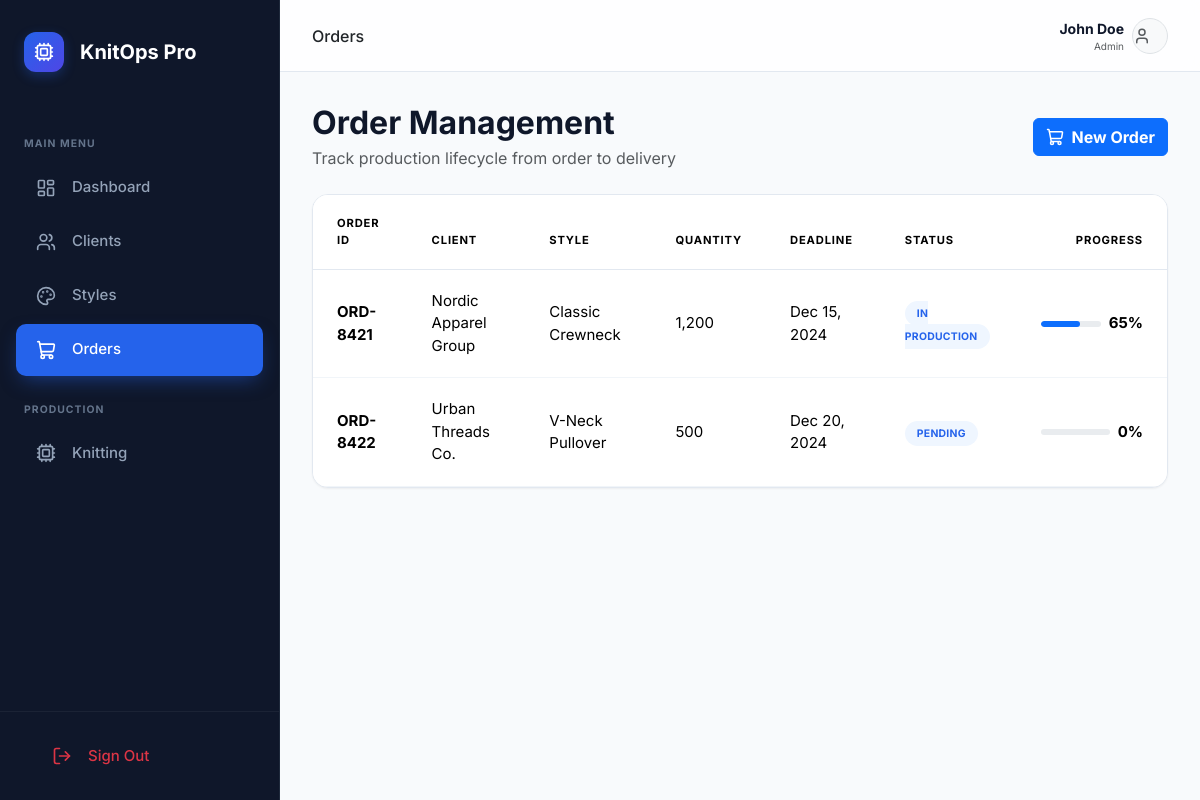
Screenshot of /orders.php (signed in) with the database file from the repository.
### tables this page shows
CREATE TABLE IF NOT EXISTS orders (
    id VARCHAR(50) PRIMARY KEY,
    client_id INT,
    style_id VARCHAR(50),
    quantity INT NOT NULL,
    deadline DATE,
    status ENUM('Pending', 'In Production', 'Quality Check', 'Packaging', 'Delivered') DEFAULT 'Pending',
    progress INT DEFAULT 0,
    created_at TIMESTAMP DEFAULT CURRENT_TIMESTAMP,
    FOREIGN KEY (client_id) REFERENCES clients(id),
    FOREIGN KEY (style_id) REFERENCES styles(id)
);

CREATE TABLE IF NOT EXISTS clients (
    id INT AUTO_INCREMENT PRIMARY KEY,
    name VARCHAR(100) NOT NULL,
    region VARCHAR(100),
    email VARCHAR(100),
    contact_person VARCHAR(100),
    status ENUM('Active', 'Inactive') DEFAULT 'Active',
    created_at TIMESTAMP DEFAULT CURRENT_TIMESTAMP
);

CREATE TABLE IF NOT EXISTS styles (
    id VARCHAR(50) PRIMARY KEY,
    name VARCHAR(100) NOT NULL,
    category VARCHAR(50),
    yarn_type VARCHAR(100),
    image_url VARCHAR(255),
    created_at TIMESTAMP DEFAULT CURRENT_TIMESTAMP
);

### orders.php (the view, shortened to what this page needs)
<?php
include 'header.php';
$orders = $pdo->query("
    SELECT o.*, c.name as client_name, s.name as style_name
    FROM orders o
    JOIN clients c ON o.client_id = c.id
    JOIN styles s ON o.style_id = s.id
    ORDER BY o.created_at DESC
")->fetchAll();
?>
<div class="d-flex justify-content-between align-items-center mb-4">
    <div>
        <h2 class="fw-bold mb-1">Order Management</h2>
        <p class="text-muted mb-0">Track production lifecycle from order to delivery</p>
    </div>
    <button class="btn btn-primary fw-bold d-flex align-items-center gap-2" data-bs-toggle="modal" data-bs-target="#addOrderModal">
        <i data-lucide="shopping-cart" style="width: 18px;"></i>
        New Order
    </button>
</div>
<div class="table-container">
    <table class="table mb-0">
        <thead style="background-color: var(--slate-50); font-size: 0.7rem; font-weight: 700; text-transform: uppercase; letter-spacing: 0.075em; color: var(--slate-500);">
            <tr>
                <th style="padding: 1.25rem 1.5rem; border-bottom: 1px solid var(--slate-200);">Order ID</th>
                <th style="padding: 1.25rem 1.5rem; border-bottom: 1px solid var(--slate-200);">Client</th>
                <th style="padding: 1.25rem 1.5rem; border-bottom: 1px solid var(--slate-200);">Style</th>
                <th style="padding: 1.25rem 1.5rem; border-bottom: 1px solid var(--slate-200);">Quantity</th>
                <th style="padding: 1.25rem 1.5rem; border-bottom: 1px solid var(--slate-200);">Deadline</th>
                <th style="padding: 1.25rem 1.5rem; border-bottom: 1px solid var(--slate-200);">Status</th>
                <th style="padding: 1.25rem 1.5rem; border-bottom: 1px solid var(--slate-200);" class="text-end">Progress</th>
            </tr>
        </thead>
        <tbody>
            <?php foreach ($orders as $order): ?>
            <tr>
                <td style="padding: 1.25rem 1.5rem; font-size: 0.9375rem; vertical-align: middle; border-bottom: 1px solid var(--slate-100);">
                    <div class="fw-bold"><?php echo htmlspecialchars($order['id']); ?></div>
                </td>
                <td style="padding: 1.25rem 1.5rem; font-size: 0.9375rem; vertical-align: middle; border-bottom: 1px solid var(--slate-100);"><?php echo htmlspecialchars($order['client_name']); ?></td>
                <td style="padding: 1.25rem 1.5rem; font-size: 0.9375rem; vertical-align: middle; border-bottom: 1px solid var(--slate-100);"><?php echo htmlspecialchars($order['style_name']); ?></td>
                <td style="padding: 1.25rem 1.5rem; font-size: 0.9375rem; vertical-align: middle; border-bottom: 1px solid var(--slate-100);"><?php echo number_format($order['quantity']); ?></td>
                <td style="padding: 1.25rem 1.5rem; font-size: 0.9375rem; vertical-align: middle; border-bottom: 1px solid var(--slate-100);"><?php echo date('M d, Y', strtotime($order['deadline'])); ?></td>
                <td style="padding: 1.25rem 1.5rem; font-size: 0.9375rem; vertical-align: middle; border-bottom: 1px solid var(--slate-100);">
                    <span class="status-pill pill-blue" style="padding: 0.375rem 0.75rem; border-radius: 9999px; font-size: 0.65rem; font-weight: 700; text-transform: uppercase; letter-spacing: 0.025em; background-color: #eff6ff; color: #2563eb;">
                        <?php echo $order['status']; ?>
                    </span>
                </td>
                <td style="padding: 1.25rem 1.5rem; font-size: 0.9375rem; vertical-align: middle; border-bottom: 1px solid var(--slate-100);" class="text-end">
                    <div class="d-flex align-items-center gap-2 justify-content-end">
                        <div class="progress flex-grow-1" style="height: 6px; width: 60px; border-radius: 10px;">
                            <div class="progress-bar bg-primary" style="width: <?php echo $order['progress']; ?>%; border-radius: 10px;"></div>
                        </div>
                        <span class="x-small fw-bold"><?php echo $order['progress']; ?>%</span>
                    </div>
                </td>
            </tr>
            <?php endforeach; ?>
        </tbody>
    </table>
</div>
<?php include 'footer.php'; ?>

### header.php (style rules this page uses)
:root { --slate-50: #f8fafc; --slate-100: #f1f5f9; --slate-200: #e2e8f0; --slate-300: #cbd5e1; --slate-400: #94a3b8; --slate-500: #64748b; --slate-600: #475569; --slate-700: #334155; --slate-800: #1e293b; --slate-900: #0f172a; --blue-600: #2563eb; --blue-700: #1d4ed8; --emerald-500: #10b981; --rose-500: #f43f5e; --amber-500: #f59e0b; --radius-md: 0.75rem; --radius-lg: 1rem; --radius-xl: 1.5rem; --shadow-sm: 0 1px 2px 0 rgb(0 0 0 / 0.05); --shadow-md: 0 4px 6px -1px rgb(0 0 0 / 0.1), 0 2px 4px -2px rgb(0 0 0 / 0.1); }
body { font-family: 'Inter', system-ui, sans-serif; background-color: var(--slate-50); color: var(--slate-900); overflow: hidden; height: 100vh; margin: 0; }
.table-container { background: white; border: 1px solid var(--slate-200); border-radius: var(--radius-lg); overflow: hidden; box-shadow: var(--shadow-sm); }

### rows the page displays
orders: id "ORD-8421", client.name "Nordic Apparel Group", style.name "Classic Crewneck", quantity "1,200", deadline "Dec 15, 2024", status "IN PRODUCTION", progress "65"
orders: id "ORD-8422", client.name "Urban Threads Co.", style.name "V-Neck Pullover", quantity "500", deadline "Dec 20, 2024", status "PENDING", progress "0"

### other values shown
str_replace('.php', '', basename($_SERVER['PHP_SELF'])) "Orders"
$_SESSION['user_name'] "John Doe"
$_SESSION['user_role'] "Admin"
